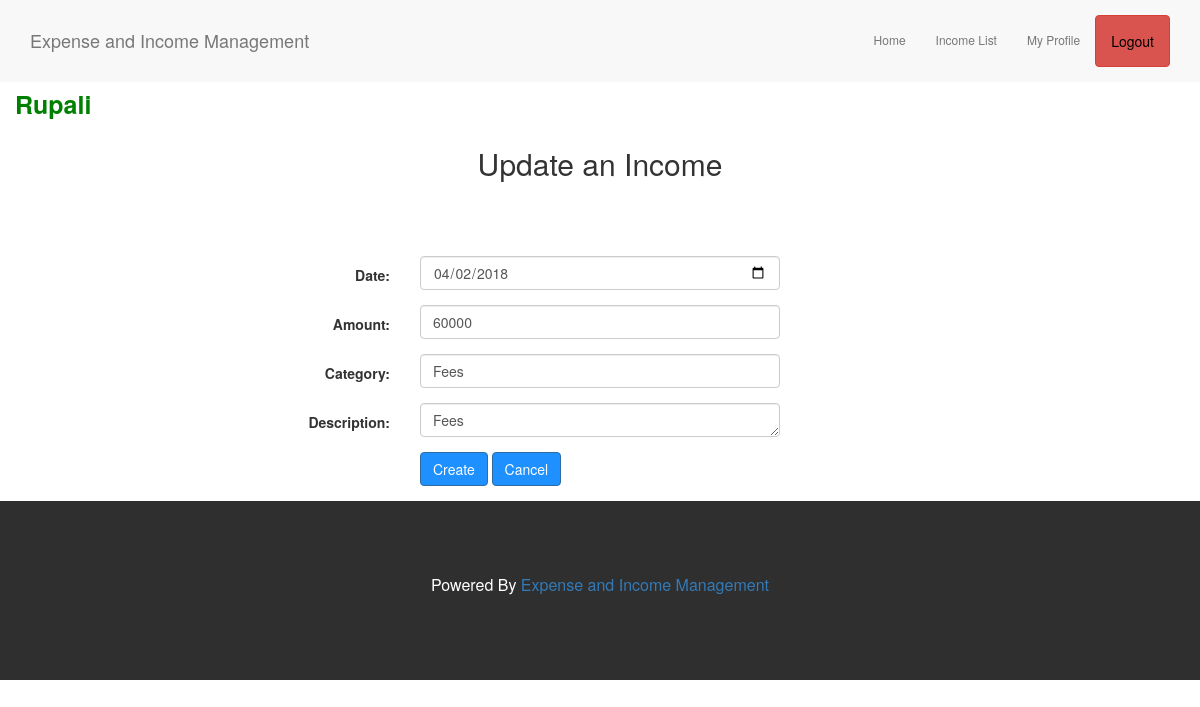
/incomeEdit.php?edt=4 (signed in), run on the app's committed database.
### tables this page shows
CREATE TABLE `user_reg` (
  `id` int(20) NOT NULL,
  `fname` varchar(20) NOT NULL,
  `pass1` varchar(20) NOT NULL,
  `pass2` varchar(20) NOT NULL,
  `email` varchar(20) NOT NULL
);

CREATE TABLE `incomedata` (
  `id` int(20) NOT NULL,
  `email` varchar(20) NOT NULL,
  `indate` varchar(20) NOT NULL,
  `amt` varchar(20) NOT NULL,
  `incategory` varchar(20) NOT NULL,
  `description` varchar(50) NOT NULL
);

### incomeEdit.php (the view, shortened to what this page needs)
<?php
include('connection.php');
$id = $_SESSION['id'];
$sel_user = mysqli_query($conn, "select * from user_reg where id='".$id."'");
$data = mysqli_fetch_array($sel_user);
?>
 <?php
   include("connection.php");
$edt=$_GET['edt'];
$fetch=mysqli_query($conn,"select * from incomedata where id='$edt'") or die(mysqli_error());
while($row=mysqli_fetch_assoc($fetch))
{
   $indate=$row['indate'];
   $amt=$row['amt'];
   $incategory=$row['incategory'];
   $description=$row['description'];
}
 ?>
<!DOCTYPE html>
<html lang="en">
<head>
  <link rel="stylesheet" href="https://maxcdn.bootstrapcdn.com/bootstrap/3.3.7/css/bootstrap.min.css">
  <link rel="stylesheet" type="text/css" href="stylesheet.css">
</head>
<body>
<nav class="navbar navbar-default">
  <div class="container">
    <div class="navbar-header">
      <a class="navbar-brand" href="home1.php">Expense and Income Management</a>
    </div>
    <div class="collapse navbar-collapse" id="myNavbar">
      <ul class="nav navbar-nav navbar-right">
        <li><a href="home1.php">Home</a></li>
        <li><a href="incomeRecord.php">Income List</a></li>
        <li><a href="profile.php">My Profile</a></li>
        <li><a class="btn btn-danger" href="logout.php" style="color: #000000">Logout</a></li>
      </ul>
    </div>
  </div>
</nav>
<div class="container">
  <div class="row">
<span style="float: left; color: green; font-weight: bold; font-size: 25px;"><?php echo $data['fname']; ?>
  </span>
</div>
<h2 align="center">Update an Income</h3>
<form action="" method="post" class="form-horizontal">
<div class="form-group">
  <label class="col-md-4 control-label" for="textinput"></label>
  <div class="col-md-4">
  </div>
</div>
<div class="form-group">
  <label class="col-md-4 control-label" for="textinput">Date: </label>
  <div class="col-md-4">
 <input id="dob" type="date" name="indate" class="form-control datepicker" id="dob" required="" value="<?php echo $indate;?>">
  </div>
</div>
<div class="form-group">
  <label class="col-md-4 control-label" for="textinput">Amount: </label>
  <div class="col-md-4">
  <input id="phone" pattern="[0-9]+" name="amt" type="text" placeholder="In Rupees" class="form-control input-md" required="" value="<?php echo $amt;?>">
  </div>
</div>
<div class="form-group">
  <label class="col-md-4 control-label" for="address">Category:</label>
  <div class="col-md-4">
      <input list="Category" name="incategory" class="form-control input-md" required="" value="<?php echo $incategory;?>">
  </div>
</div>
<div class="form-group">
  <label class="col-md-4 control-label" for="address">Description:</label>
  <div class="col-md-4">
    <textarea class="form-control" id="description" name="desc" rows="1"><?php echo $description;?></textarea>
  </div>
</div>
<div class="form-group">
  <label class="col-md-4 control-label" for="reg"></label>
  <div class="col-md-4">
    <input type="submit" value="Create" name="create" class="btn btn-primary"></input>
    <input type="submit" value="Cancel" name="cancel" class="btn btn-primary"></input>
  </div>
</div>
</form>
</div>
<footer class="container-fluid bg-4 text-center">
  <p>Powered By <a href="#">Expense and Income Management</a></p>
</footer>
</body>
</html>

### stylesheet.css (style rules this page uses)
body { font: Montserrat, sans-serif; line-height: 1.8; }
p { font-size: 16px; }
.bg-4 { background-color: #2f2f2f; color: #fff; }
.container-fluid { padding-top: 70px; padding-bottom: 70px; }
.navbar { padding-top: 15px; padding-bottom: 15px; border: 0; border-radius: 0; margin-bottom: 0; font-size: 12px; }
input { border: 1px solid transparent; background-color: #f1f1f1; padding: 10px; font-size: 16px; }
input[type=text] { width: 100%; }
input[type=submit] { background-color: DodgerBlue; color: #fff; cursor: pointer; }

### data on the page
user_reg: fname "Rupali"
incomedata: indate "04/02/2018", amt "60000", incategory "Fees", desc "Fees"
